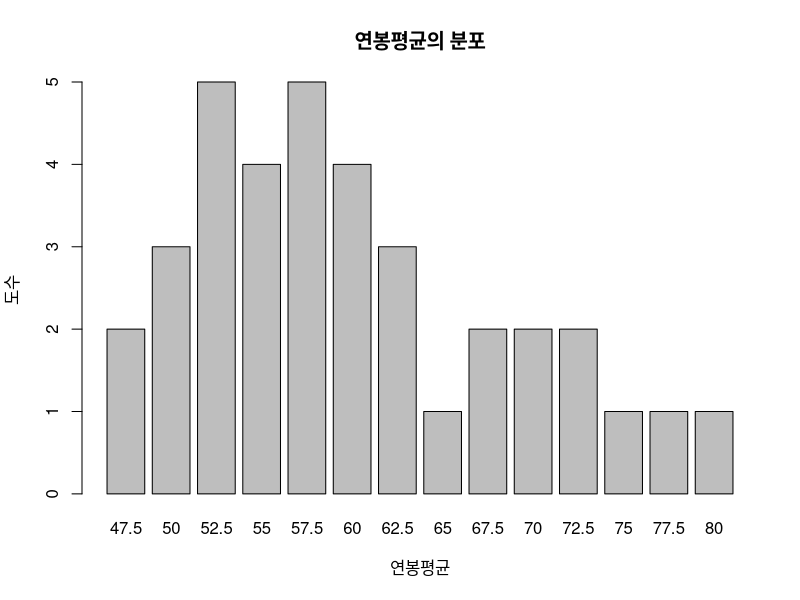
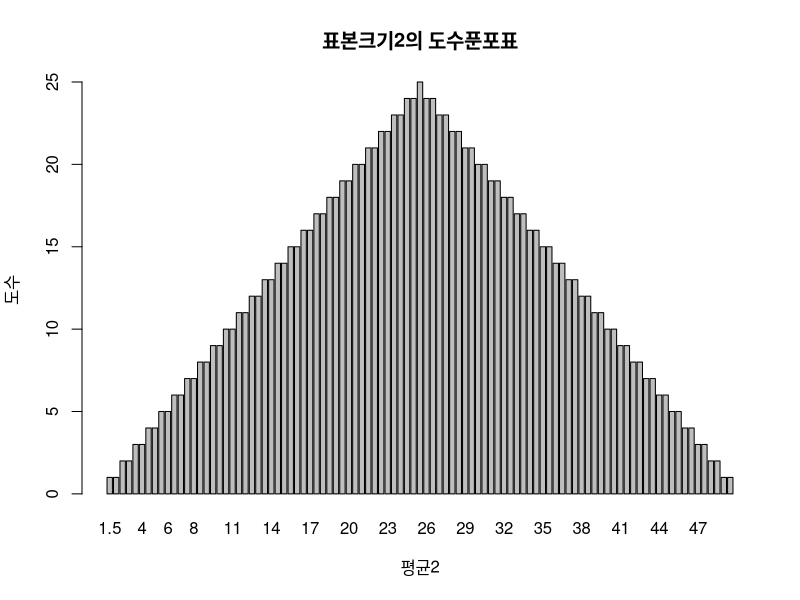
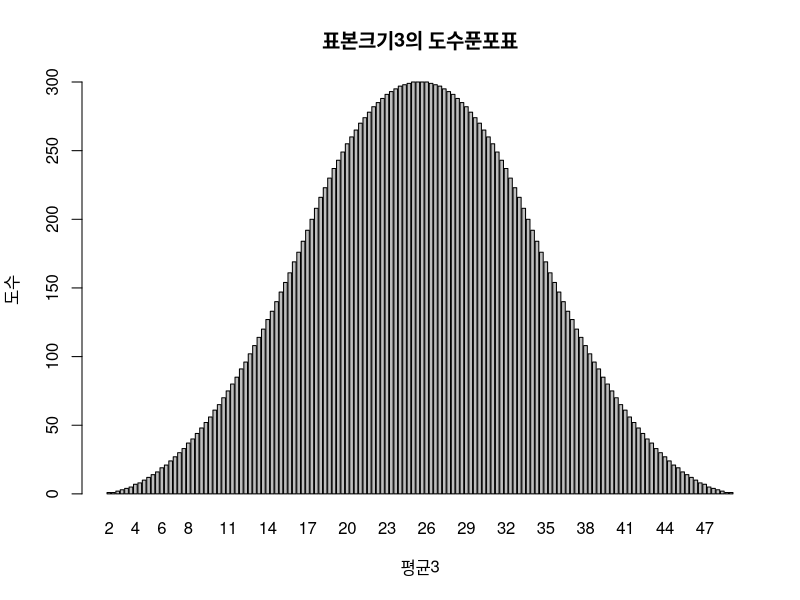
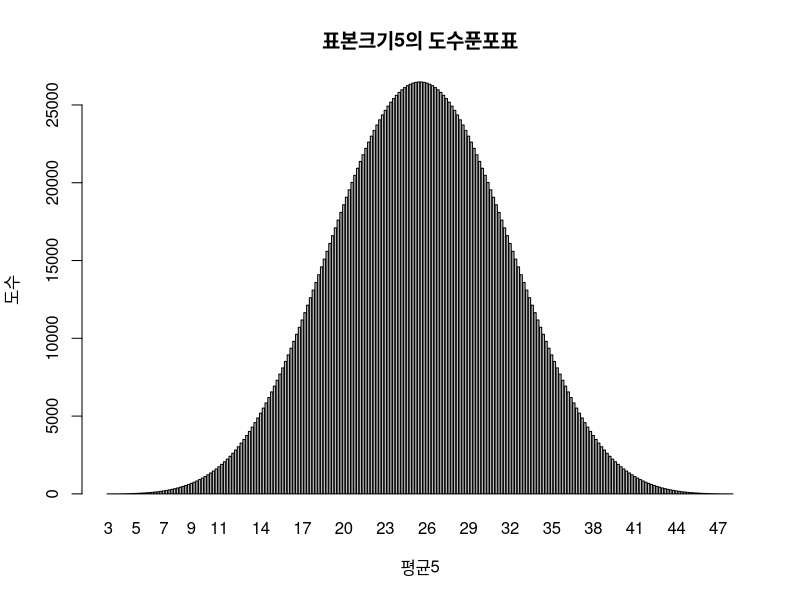

Write R code to recreate these figures, in order.
salary=c(45,50,50,55,55,60,65,70,90) #연연봉데이터
com2=combn(salary,2)#연봉데이터에서 2개씩 선택해 데이터 생성, com2에 저장
print(com2) 
#표본의 크기가 2인 표본 평균의 분포를 구해보자.

#표본의 크기2로 추출된 데이터의 평균을 구한뒤 막대그래프 작성
com2t=t(com2)#데이터의 전치치
z=rowMeans(com2t)#전치된 데이터의 행평균 계산
barplot(table(z),xlab="연봉평균",ylab="도수",main="연봉평균의 분포")

#표본평균의 기댓값 구하기
meanofz=mean(z) #z의 평균
print(meanofz)


#전치하는 이유는:
#combn()의 결과는 각 조합이 열로 나옴
#rowMeans()는 행별 평균을 계산
#각 조합의 평균을 구하려면 조합이 행으로 있어야 함
#그래서 t()로 전치해서 각 조합을 행으로 바꿈
#즉, "2개씩 뽑은 조합들의 평균"을 구하기 위해 데이터 구조를 바꾼 것입니다!

#표본의 크기를 늘려 정규분포에 가까워지는지 확인하기
#sample size=2
data50=c(1:50)#데이터
com2=combn(data50,2)#데이터에서 2개씩 선택하여 데이터 생성
com2t=t(com2)#데이터의전치
z2=rowMeans(com2t)#전치된 데이터의 행평균 계산
meanofz2=mean(z2)#기댓값을 계산하여 저장
print(meanofz2)
barplot(table(z2),xlab="평균2",ylab="도수",main="표본크기2의 도수푼포표")

#sample size=3
data50=c(1:50)#데이터
com3=combn(data50,3)#데이터에서 2개씩 선택하여 데이터 생성
com3t=t(com3)#데이터의전치
z3=rowMeans(com3t)#전치된 데이터의 행평균 계산
meanofz3=mean(z3)#기댓값을 계산하여 저장
print(meanofz3)
barplot(table(z3),xlab="평균3",ylab="도수",main="표본크기3의 도수푼포표")

#sample size=5
data50=c(1:50)#데이터
com5=combn(data50,5)#데이터에서 2개씩 선택하여 데이터 생성
com5t=t(com5)#데이터의전치
z5=rowMeans(com5t)#전치된 데이터의 행평균 계산
meanofz5=mean(z5)#기댓값을 계산하여 저장
print(meanofz5)
barplot(table(z5),xlab="평균5",ylab="도수",main="표본크기5의 도수푼포표")

#표본의 개수가 증가시킴에 따라 분포의 모양이 정규분포에 근접해가는 것을 볼 수 있다.

#표본추출방법: 단순무작위추출법 (simple random sampling)
#단순무작위추출법: 모집단을 구성하고 있는 구성원들(데이터)이 동일한 확률을 가지도록 표본을 추춣는 방법이다.
#1부터100까지의 수를 발생시켜 10개를 추출한다.
sampling=c(1:100)
print(sampling)
sample(x=sampling,size=10)

#표본추출방법: 층화추출법(stratified random sampling)
#층화추출법: 모집단을 상호배타적인 층(strata)로 나누고, 각 층에서 단순무작위로 표본을 추출하는 방법
install.packages("sampling")
library(sampling)
sam2=strata(data=iris, stratanames=c("Species"),size=c(3,3,3), method='srswor') #iris데이터 사용하여 표본 추출, Species층을 기준으로
sample2=getdata(data=iris, m=sam2) #추출된 데이터 저장
print(sample2)
